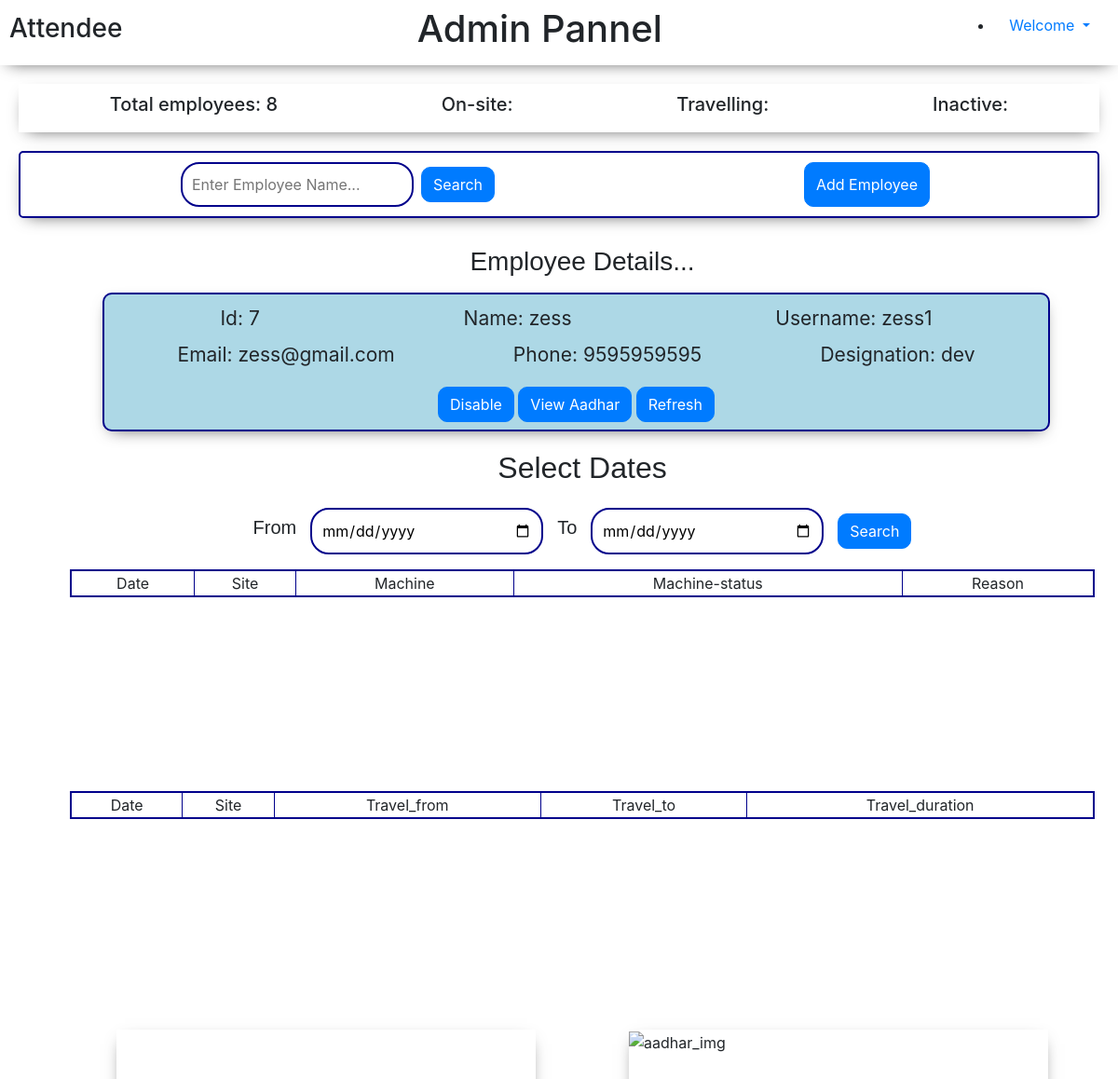
Page /homeadmin/7 (signed in) on the committed database.
### attende/models.py (models this page shows, shortened)
class Employee(models.Model):
    emp_id = models.AutoField(primary_key=True)
    employee_name = models.CharField(max_length=100)
    employee_phone = models.IntegerField()
    designation = models.CharField(max_length=20)
    place = models.CharField(max_length=30)
    employee_username = models.CharField(max_length=25)
    employee_aadhar = models.ImageField(upload_to ="attende/aadhar", default="")
    employee_email = models.CharField(max_length=500, default="")

### attende/views.py (the view)
# urls.py: path('homeadmin/<id>', views.homeadmin, name="homeadmin"),
def homeadmin(request, id):
    if request.user.is_authenticated :
        empData = []
        employe = Employee.objects.all()
        for em in employe:
            empData.append(em)
        ed = Employee.objects.filter(emp_id=id)
        totalemp  = Employee.objects.all().count()
        empworkdt = WorkDates.objects.filter(employee__emp_id=id, emp_work_status="Travel")
        empworkds = WorkDates.objects.filter(employee__emp_id=id, emp_work_status="On Site")
        if request.method == "POST":
            d1 = request.POST['datefrom']
            d2 = request.POST['dateto']
            empwrkt =  WorkDates.objects.filter(employee__emp_id=id, emp_work_status="Travel", emp_date__range=(d1, d2))
            empwrkds = WorkDates.objects.filter(employee__emp_id=id, emp_work_status="On Site", emp_date__range=(d1, d2))
            params = { 'empData' : empData,
                   'empdetail': ed,
                   'totalemp': totalemp,
                   'empwrkt': empwrkt,
                   'empwrkds': empwrkds,
                   'id': id ,
                    'd1': d1,
                    'd2': d2 }
            return render(request, 'attende/admin.html', params)
        else:
            params = { 'empData' : empData,
                   'empdetail': ed,
                   'totalemp': totalemp,
                   'empworkdt': empworkdt,
                   'empworkds': empworkds,
                   'id': id,
                   'd1': "mm-dd-yyyy",
                   'd2': "mm-dd-yyyy" }
            return render(request, 'attende/admin.html', params)
    else :
      return redirect('/')

### templates/attende/admin.html (shortened to what this page needs)
<!doctype html>
<html lang="en">
<head>
    <link rel="stylesheet" href="https://cdn.jsdelivr.net/npm/bootstrap@4.5.3/dist/css/bootstrap.min.css"
>
</head>
<body>
    <div class="admin_top">
        <h3>Attendee</h3>
        <h1>Admin Pannel</h1>
        <ul>
            <li class="nav-item dropdown mr-1">
                <a class="nav-link dropdown-toggle" href="#" id="navbarDropdown" role="button" data-toggle="dropdown"
                    aria-haspopup="true" aria-expanded="false">
                    Welcome
                </a>
            </li>
        </ul>
    </div>
    <div class="admin_top1">
        <h5>Total employees: {{totalemp}}</h5>
        <h5>On-site: </h5>
        <h5>Travelling: </h5>
        <h5>Inactive: </h5>
    </div>
    <div class="admin_middle">
        <div class="left">
            <form method="GET" action="/search/" class="sf">
                <input type="text" placeholder="Enter Employee Name..." id="search" name="query">
                <button class="btn btn-primary ml-2" style="border-radius: 10px;">Search</button>
            </form>
        </div>
        <button type="button" class="btn btn-primary mx-2 " style="border-radius: 10px;" data-toggle="modal"
            data-target="#signup">
            Add Employee
        </button>
    </div>
    <div class="admin_bottom">
        <div class="emp_details">
            <div class="empDetails_middleA">
                <center>
                    <h3 style=" font-family: Comic Sans MS, cursive, sans-serif;">Employee Details...</h3>
                </center>
                <div class="details container mt-3">
                    {% for emp in empdetail %}
                    <div class="ed">
                        <p1 style="font-size: 21px;">Id: {{emp.emp_id}}</p1>
                        <p1 style="font-size: 21px;">Name: {{emp.employee_name}}</p1>
                        <p1 style="font-size: 21px;">Username: {{emp.employee_username}}</p1>
                    </div>
                    {% endfor %}
                    {% for emp in empdetail %}
                    <div class="e mt-2">
                        <p1 style="font-size: 21px;">Email: {{emp.employee_email}}</p1>
                        <p1 style="font-size: 21px;">Phone: {{emp.employee_phone}}</p1>
                        <p1 style="font-size: 21px;">Designation: {{emp.designation}}</p1>
                    </div>
                    {% endfor %}
                    <center>
                        <button class="btn btn-primary" style="border-radius: 10px;">Disable</button>
                        <button type="button" class="btn btn-primary mb-2 mt-2" style="border-radius: 10px;"
                            data-toggle="modal" data-target="#adhr">
                            View Aadhar
                        </button>
                        <a href="/homeadmin/{{id}}"><button class="btn btn-primary"
                                style="border-radius: 10px;">Refresh</button></a>
                    </center>
                </div>
            </div>
            <div class="empDetails_middleB mt-1">
                <center>
                    <h2 style=" font-family: Comic Sans MS, cursive, sans-serif;">Select Dates</h2>
                </center>
                <div class="datepicker mt-4">
                    <form method="POST" class="sf">
                        <h5 style=" font-family: Comic Sans MS, cursive, sans-serif; margin-right: 15px;">From</h5>
                        <input type="date" id="dt1" name="datefrom" value='{{d1}}'>
                        <h5
                            style=" font-family: Comic Sans MS, cursive, sans-serif;margin-right: 15px; margin-left: 15px;">
                            To
                        </h5>
                        <input type="date" id="dt2" name="dateto" value='{{d2}}'>
                        <button type="submit" class="btn btn-primary"
                            style="margin-left: 15px;border-radius: 10px;">Search</button>
                    </form>
                </div>
                <div class="container mt-3">
                    <div class="emp_workDetail">
                        <table border="1" style="width: 100%;">
                            <tr align="center">
                                <td>Date</td>
                                <td>Site</td>
                                <td>Machine</td>
                                <td>Machine-status</td>
                                <td>Reason</td>
                            </tr>
                        </table>
                    </div>
                    <div class="emp_workDetail1 mt-5">
                        <table border="1" style="width: 100%;">
                            <tr align="center">
                                <td>Date</td>
                                <td>Site</td>
                                <td>Travel_from</td>
                                <td>Travel_to</td>
                                <td>Travel_duration</td>
                            </tr>
                        </table>
                    </div>
                </div>
            </div>
            <div class="container mt-3">
                <div class="empDetailBottom">
                    <div class="map">
                    </div>
                    <div class="emp_aadharImg">
                        <img src="" alt="aadhar_img">
                    </div>
                </div>
            </div>
        </div>
    </div>
</body>
</html>

### templates/attende/admin.html (style rules this page uses)
body { overflow-x: hidden; }
.admin_top { display: flex; justify-content: space-between; height: 70px; align-items: center; padding: 10px; position: sticky; top: 0; background-color: white; z-index: 100; width: 100%; box-shadow: 0px 6px 18px -9px rgba(0, 0, 0, 0.75); }
.admin_middle { margin-top: 50px; margin: 20px; display: flex; justify-content: space-around; padding: 10px; border: 2px solid darkblue; border-radius: 5px; box-shadow: 0px 6px 18px -9px rgba(0, 0, 0, 0.75); }
form>input { border: 2px solid darkblue; border-radius: 20px; width: 250px; padding: 10px; outline-width: 0; }
.admin_bottom { display: flex; justify-content: space-between; }
.emp_details { flex: 0.6; margin: 10px; }
.sf { display: flex; justify-content: center; align-items: center; }
.empDetailBottom { display: flex; justify-content: space-between; }
.map { height: 350px; width: 450px; box-shadow: 0px 6px 18px -9px rgba(0, 0, 0, 0.75); margin: 50px; }
.emp_aadharImg { height: 350px; width: 450px; box-shadow: 0px 6px 18px -9px rgba(0, 0, 0, 0.75); margin: 50px; }
.ed { display: flex; justify-content: space-around; padding-top: 10px; }
.e { display: flex; justify-content: space-around; padding-bottom: 10px; }
.details { box-shadow: 0px 6px 18px -9px rgba(0, 0, 0, 0.75); margin-left: 50px; margin-bottom: 20px; width: 90%; background-color: lightblue; border: 2px solid darkblue; border-radius: 10px; }
.admin_top1 { margin-top: 50px; margin: 20px; display: flex; justify-content: space-around; padding: 10px; box-shadow: 0px 6px 18px -9px rgba(0, 0, 0, 0.75); }
.emp_workDetail>table { border: 2px solid darkblue; }
.emp_workDetail { height: 190px; overflow-y: scroll; }
.emp_workDetail1>table { border: 2px solid darkblue; }
.emp_workDetail1 { height: 190px; overflow-y: scroll; }

### rows in the picture
Employee: emp_id "7", employee_name "zess", employee_username "zess1", employee_email "zess@gmail.com", employee_phone "9595959595", designation "dev"

### other values in the picture
{{ totalemp }} "8"
